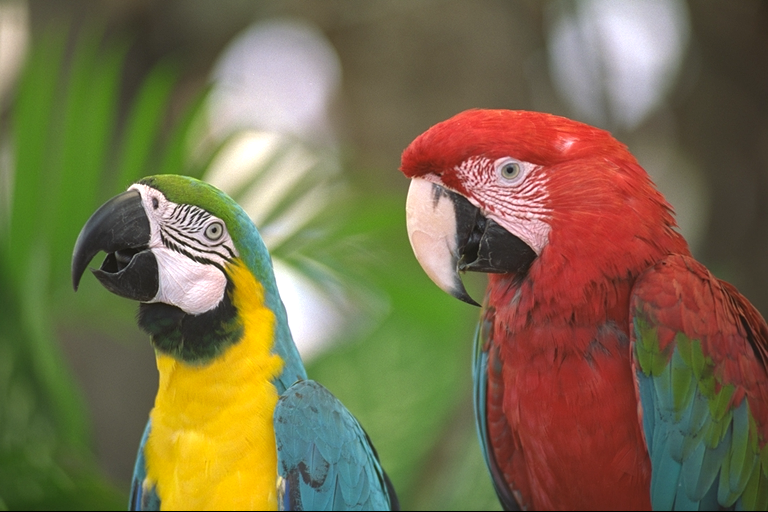
#> input picture tsks24-sig/lab4/images/image1.png, 768 x 512 px
$ python demo7.py   (older library calls are emulated)
#> lines starting #> are read from the running program, lines starting #| are printed output that depends on the picture; long printed decimals are rounded
#> further down, im1_bgr is the input picture: shape (512, 768, 3); mean B, G, R 75.8, 109.6, 121.7
### tsks24-sig/lab4/jpeglab.py
# JPEG lab module

import numpy as np
import sys
def rgb2ycbcr(r, g=0, b=0):
#> called with g = 0, b = 0
    if r.ndim == 3:
        g = r[:,:,1]
        b = r[:,:,2]
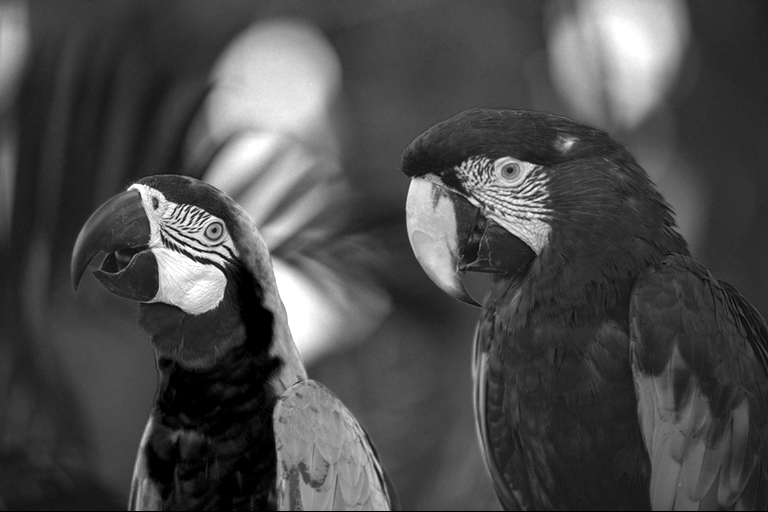
#> b: shape (512, 768); min 0, max 255, mean 75.8
        r = r[:,:,0]
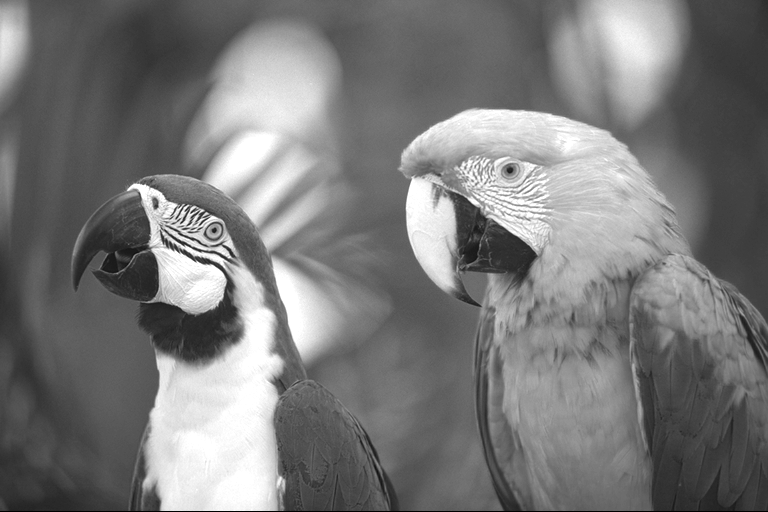
#> r: shape (512, 768); min 0, max 255, mean 121.7
    y = 16. + (65.481*r + 128.553*g + 24.966*b)/255.
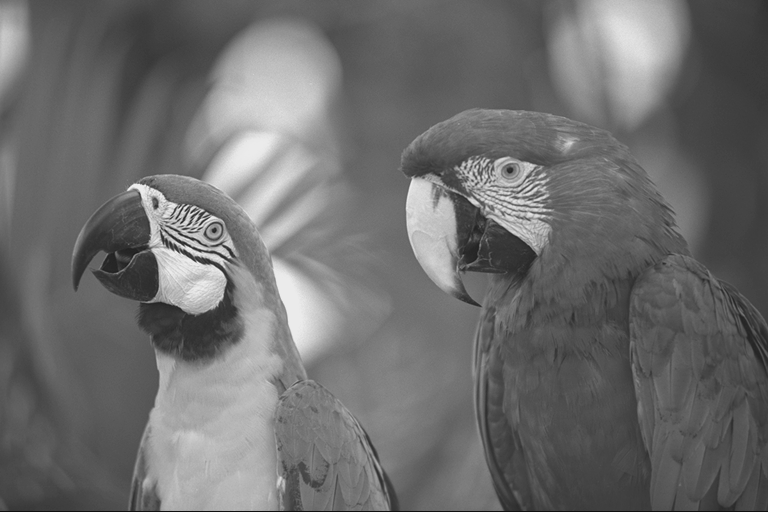
#> y: shape (512, 768) float64; min 16, max 235, mean 109.9
    cb = 128. + (-37.797*r - 74.203*g + 112.*b)/255.
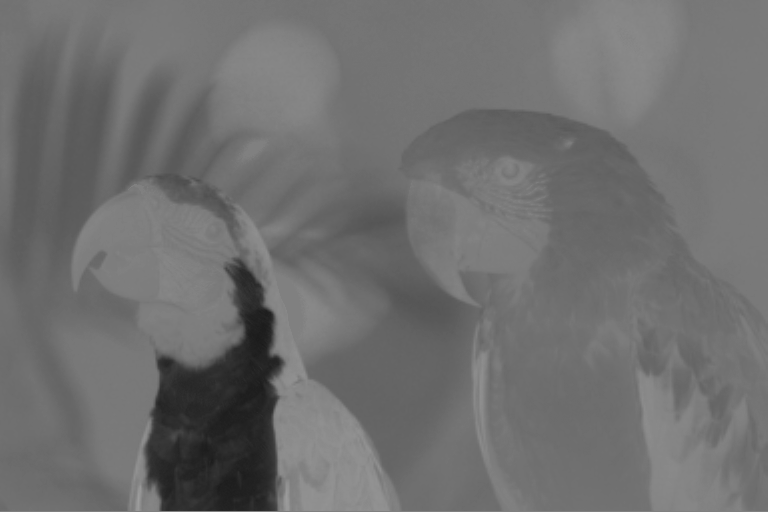
#> cb: shape (512, 768) float64; min 25.89, max 157.8, mean 111.4
    cr = 128. + (112.*r - 93.786*g - 18.214*b)/255.
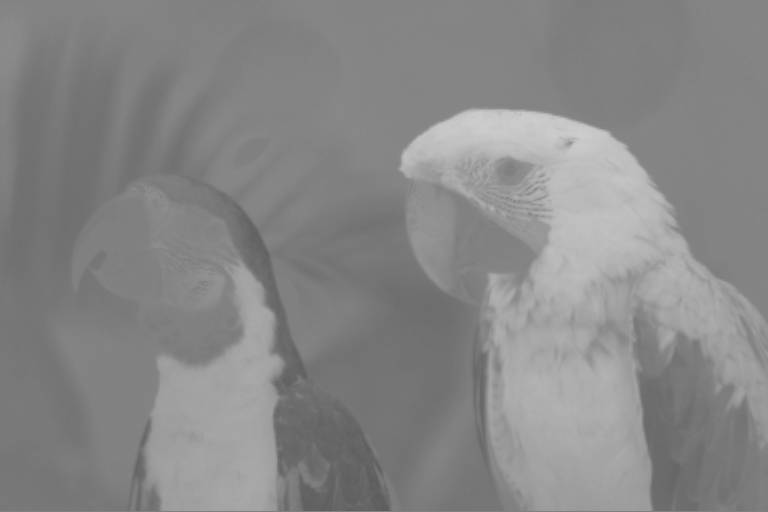
#> cr: shape (512, 768) float64; min 92.59, max 205.6, mean 135.7
    return (y, cb, cr)

# [5 lines left out: function ycbcr2rgb, not called in this run]

def im2col_distinct(A, blocksize):
#> called with blocksize = (8, 8)
	nrows, ncols = blocksize
	nele = nrows*ncols
	nrowspad = A.shape[0]//nrows+(A.shape[0]%nrows>0)
#> nrowspad = 64
	ncolspad = A.shape[1]//ncols+(A.shape[1]%ncols>0)
#> ncolspad = 96
	A1 = np.zeros((nrows*nrowspad, ncols*ncolspad))
	A1[:A.shape[0], :A.shape[1]] = A
	t = np.swapaxes(A1.reshape(nrowspad,nrows,ncolspad,ncols),0,3)
	out = t.reshape(nele,-1)
	return (out)

def col2im_distinct(A, blocksize, shp):
	nrows, ncols = blocksize
	nele = nrows*ncols
	nrowspad = shp[0]//nrows+(shp[0]%nrows>0)
	ncolspad = shp[1]//ncols+(shp[1]%ncols>0)
	t = np.swapaxes(A.reshape(ncols,nrows,ncolspad,nrowspad),0,3)
	out = t.reshape(nrows*nrowspad, ncols*ncolspad)[:shp[0],:shp[1]]
	return (out)

def dct2basemx(block):			#Make a 2D DCT transform matrix
    m, n = block
    N = m*n
    X = np.arange(m)[np.newaxis,np.newaxis,:,np.newaxis]
    Y = np.arange(n)[np.newaxis,np.newaxis,np.newaxis,:]
    I = np.arange(m)[:,np.newaxis,np.newaxis,np.newaxis]
    J = np.arange(n)[np.newaxis,:,np.newaxis,np.newaxis]
    #Form from here: https://www.math.cuhk.edu.hk/~lmlui/dct.pdf, I've used numpys internal broadcasting to skip using meshgrids since they can be error-prone
    DCT_tensor = (2/np.sqrt(n*m)*np.sqrt(0.5)**(I==0) *np.sqrt(0.5)**(J==0)*(np.cos((2*X+1)*I*np.pi/(2*n))*np.cos((2*Y+1)*J*np.pi/(2*m))))
    DCT_matrix = DCT_tensor.reshape(n*m,n*m)#The tensor has shape i,j,x,y we reshape it to i*j,x*y
    return DCT_matrix

def bdct(im, M):				#bdct - block dct of image
    if isinstance(M,int):
        M =(M,M)
    dct_base_matrix = dct2basemx(M)
    column_im = im2col_distinct(im, M)
    t = np.dot(dct_base_matrix,column_im)
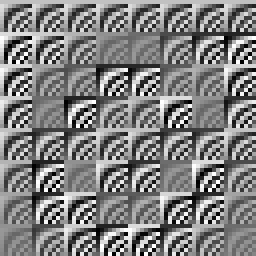
#> dct_base_matrix: shape (64, 64) float64 (shown 4 times larger); min -0.24, max 0.24, mean 0.00195; drawn with min black and max white

    return (t)

def ibdct(t, M, shp):				#bdct - block dct of image
	if isinstance(M,int):
		M =(M,M)
	if isinstance(shp,int):
		shp = (shp,shp)
	if M[0]*M[1] != t.shape[0]:
		sys.exit('The blocksize does not fit the transform image.')
	im = col2im_distinct(np.dot(dct2basemx(M).T,t), M, shp)
	return (im)

# [141 lines left out: functions bquant, brec, jpgqmtx, zigzag_indices, zigzag_matrix, plot_zigzag_scan, not called in this run]

### tsks24-sig/lab4/preamble.py
import numpy as np
from scipy import signal, misc, ndimage
import cv2
from matplotlib import pyplot as plt
plt.rcParams['image.interpolation'] = 'nearest'
import jpeglab as jl

class Error: # Also exists in preamble
    def __init__(self, original, altered):
        self.mse = np.mean((original-altered)**2)
        self.psnr = 10*np.log10(255**2/self.mse) # peak signal to noise ratio

### tsks24-sig/lab4/demo7.py
from preamble import *

im1_bgr = cv2.imread('images/image1.png');
im1 = cv2.cvtColor(im1_bgr,cv2.COLOR_BGR2RGB)
y, cb, cr = jl.rgb2ycbcr(im1)
plt.figure(0), plt.imshow(y, 'gray', clim=(0, 255))
plt.title('original'), plt.colorbar()

Yb = jl.bdct(y, (8, 8))
ulim = np.max(np.abs(Yb))/10
#> ulim = 188
plt.figure(1), plt.imshow(np.abs(Yb), 'gray', clim=(0, ulim))
plt.title('bdct transformed'), plt.colorbar()

yn = jl.ibdct(Yb, (8, 8), (512, 768))
plt.figure(2), plt.imshow(yn, 'gray', clim=(0, 255))
plt.title('inverse transformed'), plt.colorbar()

print(f"Maximum difference: {np.max(np.abs(y-yn))}")
#| Maximum difference: 6.252776074688882e-13
# QUESTION: 12
# Maximum difference: 5.968558980384842e-13

Yb = jl.bdct(y, (8, 8))
Ybq = np.zeros(Yb.shape)
Ybq[(0, 1, 8, 9), :] = np.round(Yb[(0, 1, 8, 9), :])
yq2 = jl.ibdct(Ybq, (8, 8), (512, 768))
plt.figure(3), plt.imshow(yq2, 'gray', clim=(0, 255))
plt.title('coded image 4 coefficients'), plt.colorbar()


print(f"Ybq min = {np.min(Ybq)} and Ybq max = {np.max(Ybq)}")
#| Ybq min = -470.0 and Ybq max = 1880.0

# QUESTION: 13
# Ybq min = -470.0 and Ybq max = 1880.0
# 1 bit for sign and 11 bits for value as 2^10 < 1880 < 2^11

print(f"psnr = {Error(y, yq2).psnr}")
#> in __init__, `self.mse = np.mean((original-altered)**2)`: self.mse = 64.09
#> in __init__, `self.psnr = 10*np.log10(255**2/self.mse)`: self.psnr = 30.06
#| psnr = 30.063

# QUESTION: 14
#   bdct image seems worse around the eyes when compared to the dct image
# bdct:
#   bpp = 0.75
#   psnr = 30.062575826631015
# dct:
#   bpp = 18 / 16 = 1.125
#   psnr = 31.033776619093945

Ybq9 = np.zeros(Yb.shape)
Ybq9[(0, 1, 2, 8, 9, 10, 16, 17, 18), :] = np.round(Yb[(0, 1, 2, 8, 9, 10, 16, 17, 18), :])
yq29 = jl.ibdct(Ybq9, (8, 8), (512, 768))
plt.figure(4), plt.imshow(yq29, 'gray', clim=(0, 255))
plt.title('coded image 9 coefficients'), plt.colorbar()
plt.show()
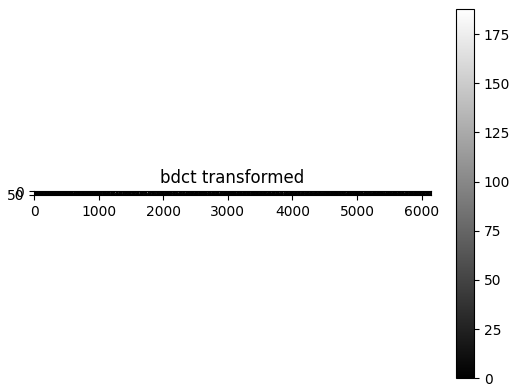
#> figure drawn by matplotlib, 2 panels

print(f"Ybq9 min = {np.min(Ybq9)} and Ybq9 max = {np.max(Ybq9)}")
#| Ybq9 min = -470.0 and Ybq9 max = 1880.0
print(f"psnr = {Error(y, yq29).psnr}")
#| psnr = 32.685

# [11 lines of commented-out code are left out]

$ run again, with tsks24-sig/lab4/images/image3.png copied over tsks24-sig/lab4/images/image1.png
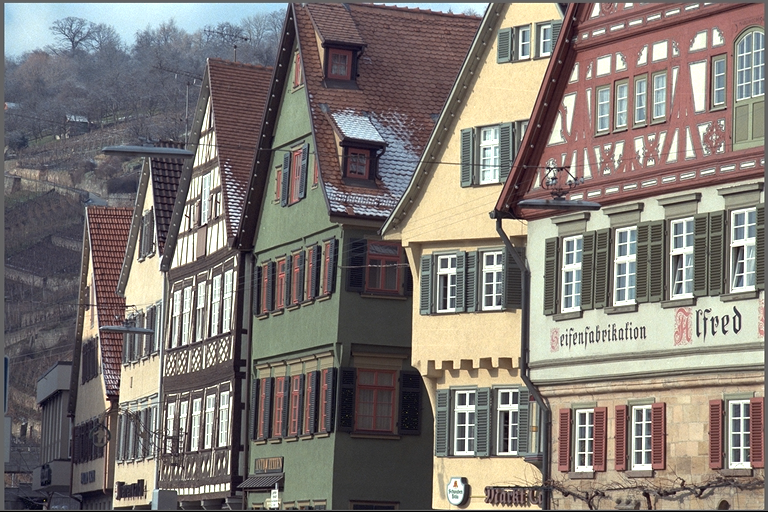
#> input picture tsks24-sig/lab4/images/image3.png, 768 x 512 px
#> im1_bgr is the input picture: shape (512, 768, 3); mean B, G, R 116, 121.1, 128
#> in rgb2ycbcr, `cr = 128. + (112.*r - 93.786*g - 18.214*b)/255.`:
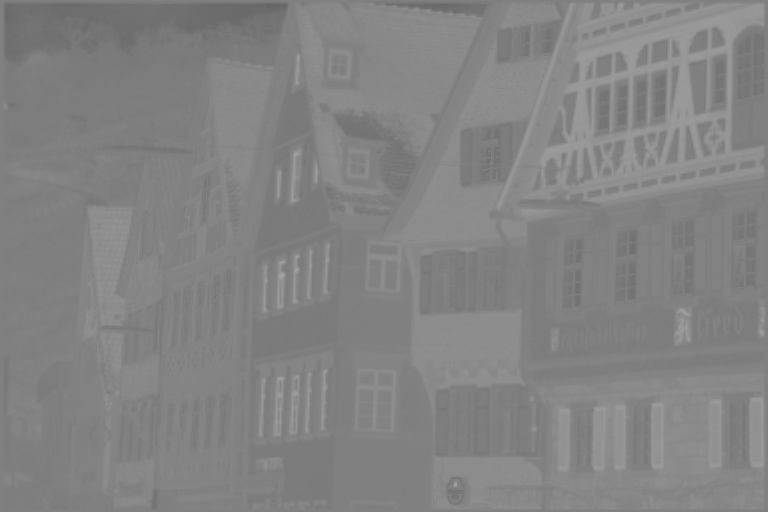
#> cr: shape (512, 768) float64; min 102, max 168, mean 131.4
#> ulim = 187.3
#| Maximum difference: 6.536993168992922e-13
#| Ybq min = -598.0 and Ybq max = 1873.0
#> self.mse = 557.3
#> self.psnr = 20.67
#| psnr = 20.670
#> `plt.show()`:
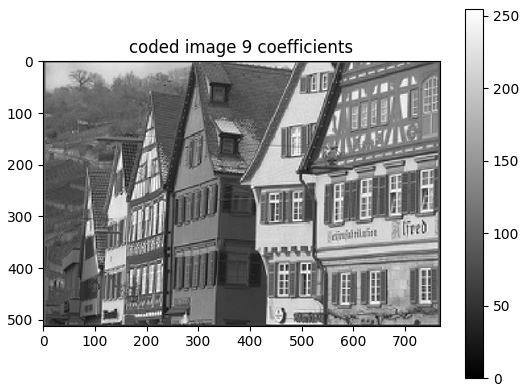
#> figure drawn by matplotlib, 2 panels
#| Ybq9 min = -598.0 and Ybq9 max = 1873.0
#| psnr = 22.648

$ run again, with tsks24-sig/lab4/images/image4.png copied over tsks24-sig/lab4/images/image1.png
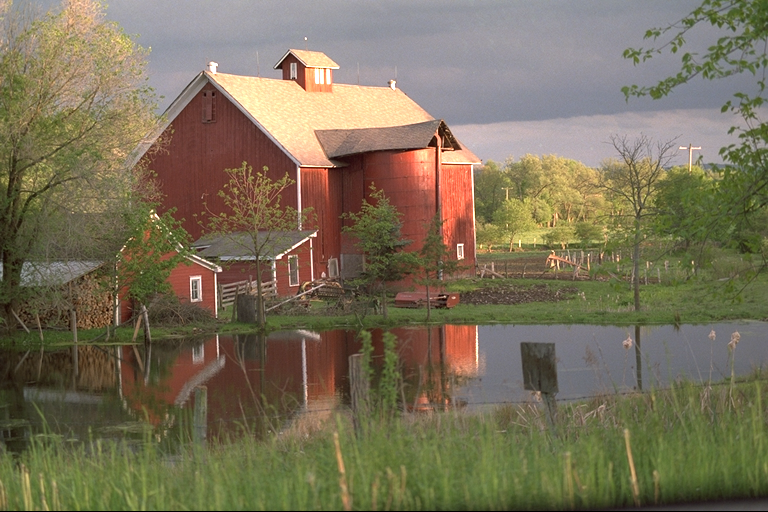
#> input picture tsks24-sig/lab4/images/image4.png, 768 x 512 px
#> im1_bgr is the input picture: shape (512, 768, 3); mean B, G, R 88.7, 112.4, 121.8
#> ulim = 177.8
#| Maximum difference: 6.252776074688882e-13
#| Ybq min = -418.0 and Ybq max = 1778.0
#> self.mse = 115.3
#> self.psnr = 27.51
#| psnr = 27.512
#> `plt.show()`:
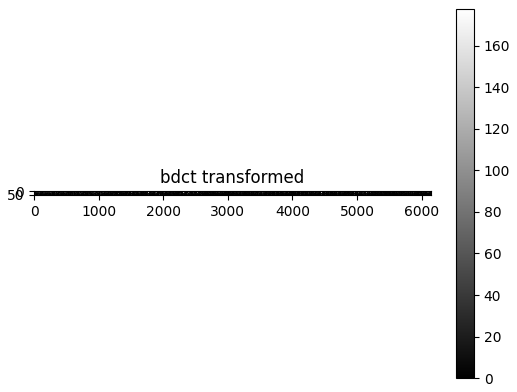
#> figure drawn by matplotlib, 2 panels
#| Ybq9 min = -418.0 and Ybq9 max = 1778.0
#| psnr = 29.381
